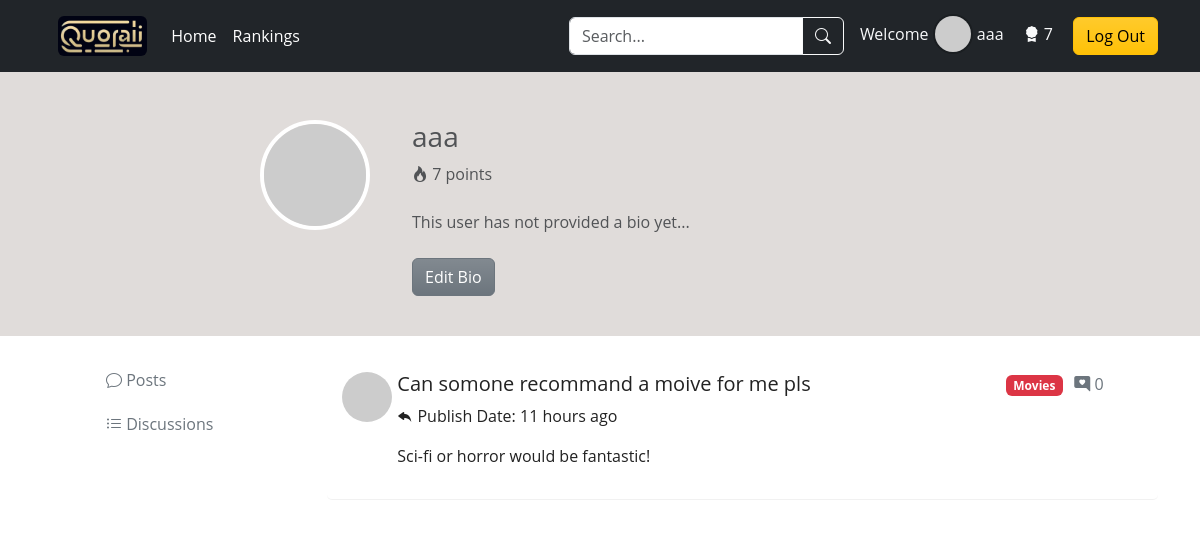
Page /personal-profile (signed in) on the earlier database version.
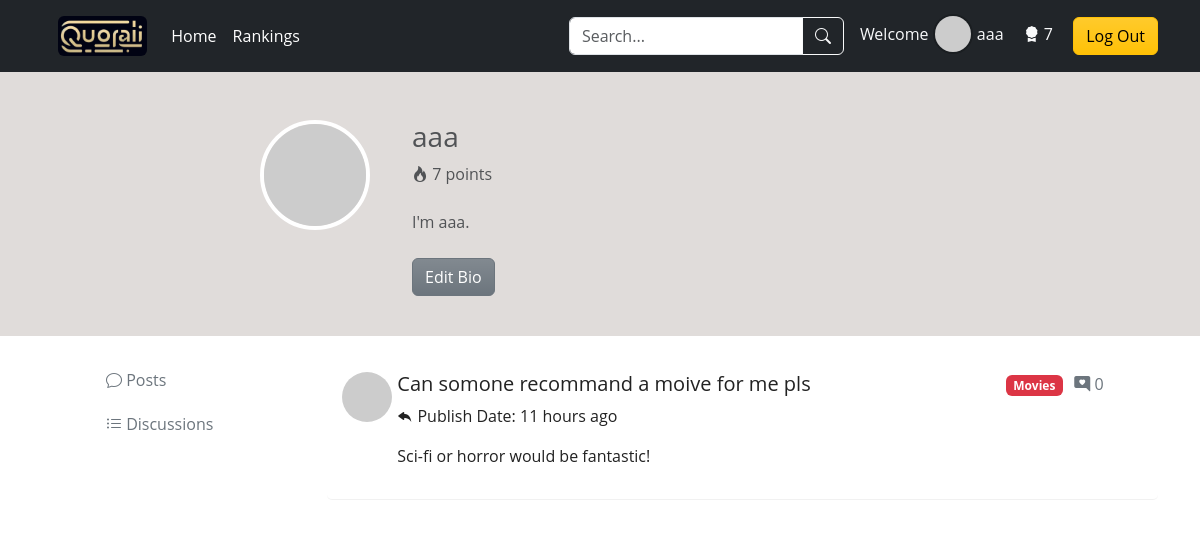
Same page on the later database version.
### app/models.py (models this page shows, shortened)
class User(db.Model, UserMixin):
    id = db.Column(db.Integer, primary_key=True)
    username = db.Column(db.String(16), index=True, unique=True)
    email = db.Column(db.String(64), index=True, unique=True)
    password_hash = db.Column(db.String(256))
    credit = db.Column(db.Integer, default=0)
    bio = db.Column(db.String(1024))
    posts = db.relationship('Post', backref='author', lazy=True)
    comments = db.relationship('Comment', backref='author', lazy='dynamic')

### app/routes.py (the view)
@app.route('/personal-profile', methods=['GET', 'POST'])
def personalProfile():
    user = current_user
    posts = Post.query.filter_by(author_id=user.id).all()
    if request.method == 'POST':
        new_bio = request.form.get('new_bio')
        user.bio = new_bio
        db.session.commit()
        return redirect(url_for('personalProfile'))
    return render_template('personal-profile.html', title='Personal Profile', user=user, posts=posts)

### app/__init__.py (called while the page is built)
@login_manager.user_loader
def load_user(user_id):
    user = User.query.get(user_id)
    return user

### app/templates/personal-profile.html (shortened to what the changed rows need)
{% extends "base.html" %}
{% block style %}
<link rel="stylesheet" href="{{ url_for('static', filename='css/personal-profile.css') }}">
{% endblock %}
{% block main %}
<div class="container-fluid self-intro background-brown text-muted">
    <div class="row clearfix mt-5 mb-4">
        <div class="col-md-5 column personal-details">
            <h3 class="text-left">
                {{ user.username }}
            </h3>
            <div>
                <i class="bi bi-fire"></i>
                <span>{{ user.credit }} points</span>
            </div>
            <div class="overflow-auto mt-4" style="max-height: 100px;">
                <p id="bio-text" class="text-left">
                    {% if user.bio %}
                    {{ user.bio }}
                    {% else %}
                    This user has not provided a bio yet...
                    {% endif %}
                </p>
            </div>
            <button id="edit-btn" class="btn btn-secondary bg-gradient text-white mt-2">Edit Bio</button>
        </div>
    </div>
</div>
{% endblock %}

### app/templates/base.html (shortened to what this page needs)
<!DOCTYPE html>
<html lang="en">
<head>
    <link href="https://cdn.jsdelivr.net/npm/bootstrap@5.3.3/dist/css/bootstrap.min.css" rel="stylesheet">
    <link rel="stylesheet" href="https://cdn.jsdelivr.net/npm/bootstrap-icons@1.11.3/font/bootstrap-icons.min.css">
    <link rel="stylesheet" href="{{ url_for('static', filename='css/base.css') }}" />
    {% block style %}{% endblock %}
</head>
<body>
    <header class="p-3 bg-dark text-white fixed-top">
        <div class="container">
            <div class="d-flex flex-wrap align-items-center justify-content-center justify-content-lg-start">
                <a href="/" class="d-flex align-items-center mb-2 mb-lg-0 mx-3 text-white text-decoration-none">
                    <img alt="logo" src="{{ url_for('static', filename='img/4501715747379_.pic.jpg') }}" class="rounded logo" />
                </a>
                <ul class="nav col-12 col-lg-auto me-lg-auto mb-2 justify-content-center mb-md-0">
                    <li><a href="/" class="nav-link px-2 text-white">Home</a></li>
                    <li><a href="{{ url_for('rankingPage') }}" class="nav-link px-2 text-white">Rankings</a></li>
                </ul>
                <form class="col-12 col-lg-auto mb-3 mb-lg-0 me-lg-3" method="get" action="{{ url_for('search') }}">
                    <div class="input-group">
                        <input type="search" class="form-control form-control-dark" placeholder="Search..." aria-label="Search" name="search_keywords">
                        <button class="btn btn-outline-light" type="submit"><i class="bi bi-search"></i>
                        </button>
                    </div>
                </form>
                <div class="text-end">
                    {% if current_user.is_authenticated %}
                    <div class="user-info">
                        <span class="text-light me-3">Welcome
                            <img alt="Avatar" src='https://robohash.org/{{ current_user.email }}' class="rounded-circle" style="width: 40px; height: 40px; border: rgba(0, 0, 0, 0.2) 2.5px solid; margin-top: -5px;" />
                            <a href="{{ url_for('personalProfile') }}" style="text-decoration: none; color: inherit;" onmouseover="this.style.color='#FFA500'" onmouseout="this.style.color='inherit'">{{ current_user.username }}</a>
                    </span>
                        <span class="text-light me-3"><i class="bi bi-award-fill"></i> {{ current_user.credit }}</span>
                        <a class="btn btn-warning bg-gradient" href="{{ url_for('logout') }}">Log Out</a>
                    </div>
                    {% else %}
                    <button type="button" id="loginButton" class="btn btn-outline-light me-2" data-bs-toggle="modal" data-bs-target="#ModalToggle">Login</button>
                    <button type="button" class="btn btn-warning" data-bs-toggle="modal" data-bs-target="#staticBackdrop">Sign-up</button>
                    {% endif %}
                </div>
            </div>
        </div>
    </header>
    <main>
        {% block main %}{% endblock %}
    </main>
</body>
</html>

Differences in the rows shown:
changed User "aaa": bio (not shown) → "I'm aaa."
Other differences:
text no longer shown: "This user has not provided a bio yet..."
